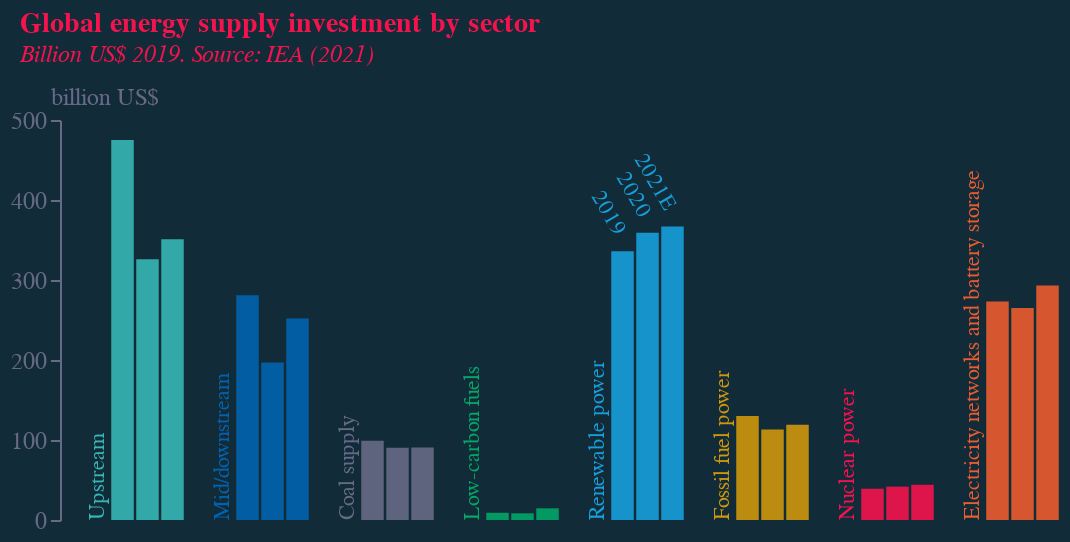

Notebook code cell kept with this figure:
### Code cell
base = alt.Chart(f2).encode(
    x=alt.X("index:N", sort=[], axis=None),
    y=alt.Y(
        "value:Q",
        sort=[],
        axis=alt.Axis(
            grid=False,
            title="billion US$",
            titleAnchor="start",
            labelColor=colors["eco-gray"],
            titleColor=colors["eco-gray"],
            tickColor=colors["eco-gray"],
            domainColor=colors["eco-gray"],
            titleFontSize=12,
            labelFontSize=12,
            titleFontWeight="normal",
            titleX=-5,
            titleY=-5,
            titleBaseline="bottom",
            titleAngle=0,
            titleAlign="left",
            tickCount=7,
            format=".0f",
        ),
    ),
    color=alt.Color(
        "industry:N",
        legend=None,
        scale=alt.Scale(
            range=[
                colors["eco-gray"],
                colors["eco-orange"],
                scale_lightness(colors["eco-yellow"], 0.7),
                colors["eco-green"],
                colors["eco-mid-blue"],
                colors["eco-dot"],
                colors["eco-light-blue"],
                colors["eco-turquiose"],
            ]
        ),
    ),
)
bars = base.mark_bar(opacity=0.9).encode(x=alt.X("index:N", sort=[], axis=None))
axes = (
    alt.Chart(
        pd.DataFrame(
            [
                {"t": "Upstream", "y": 0, "x": "Upstream_2018"},
                {
                    "t": "Mid/downstream",
                    "y": 0,
                    "x": "Mid/downstream_2018",
                },
                {
                    "t": "Coal supply",
                    "y": 0,
                    "x": "Coal supply_2018",
                },
                {
                    "t": "Low-carbon fuels",
                    "y": 0,
                    "x": "Low-carbon fuels_2018",
                },
                {
                    "t": "Renewable power",
                    "y": 0,
                    "x": "Renewable power_2018",
                },
                {
                    "t": "Fossil fuel power",
                    "y": 0,
                    "x": "Fossil fuel power_2018",
                },
                {
                    "t": "Nuclear power",
                    "y": 0,
                    "x": "Nuclear power_2018",
                },
                {
                    "t": "Electricity networks and battery storage",
                    "y": 0,
                    "x": "Electricity networks and battery storage_2018",
                },
            ]
        )
    )
    .mark_text(angle=270, align="left")
    .encode(
        x=alt.X("x:N", sort=None, axis=None),
        y="y:Q",
        text="t:N",
        color=alt.Color("t:N", legend=None),
    )
)
year = (
    bars.mark_text(align="right", angle=60, dx=-8, dy=-3)
    .encode(text="year:N")
    .transform_filter("datum.industry=='Renewable power'")
    .transform_filter(
        alt.FieldOneOfPredicate(field="year", oneOf=["2019", "2020", "2021E"])
    )
)

title = alt.TitleParams(
    "Global energy supply investment by sector",
    subtitle=["Billion US$ 2019. Source: IEA (2021)"],
    anchor="start",
    align="left",
    dx=5,
    dy=-5,
    fontSize=14,
    subtitleFontSize=12,
    color=colors["eco-dot"],
    subtitleColor=colors["eco-dot"],
    subtitleFontStyle="italic",
)
layer1 = (
    ((bars + axes + year).properties(height=200, width=500))
    .configure(font="Georgia", background=colors["eco-background"])
    .configure_view(stroke=None)
    .properties(title=title)
)
layer1.save("visualisation/" + f + "_dark.json")
layer1.save("visualisation/" + f + "_dark.png")
readme = re.sub(f, f + "_dark", readme)
open("README.md", "a").write(readme)
layer1

### Figure 1 — Vega-Lite specification as saved in the notebook (floating-point values rounded to 4 significant figures)
{"config": {"view": {"continuousWidth": 400, "continuousHeight": 300, "stroke": null}, "background": "#122B39", "font": "Georgia"}, "layer": [{"data": {"name": "data-8a573172ccb1f6513a73410c9da4facb"}, "mark": {"type": "bar", "opacity": 0.9}, "encoding": {"color": {"type": "nominal", "field": "industry", "legend": null, "scale": {"range": ["#676A86", "#EB5C2E", "#cf970c", "#00A767", "#0063AF", "#F4134D", "#179FDB", "#36B7B4"]}}, "x": {"type": "nominal", "axis": null, "field": "index", "sort": []}, "y": {"type": "quantitative", "axis": {"domainColor": "#676A86", "format": ".0f", "grid": false, "labelColor": "#676A86", "labelFontSize": 12, "tickColor": "#676A86", "tickCount": 7, "title": "billion US$", "titleAlign": "left", "titleAnchor": "start", "titleAngle": 0, "titleBaseline": "bottom", "titleColor": "#676A86", "titleFontSize": 12, "titleFontWeight": "normal", "titleX": -5, "titleY": -5}, "field": "value", "sort": []}}}, {"data": {"name": "data-a20f1176c7465a125ee0bed6fe7dee57"}, "mark": {"type": "text", "align": "left", "angle": 270}, "encoding": {"color": {"type": "nominal", "field": "t", "legend": null}, "text": {"type": "nominal", "field": "t"}, "x": {"type": "nominal", "axis": null, "field": "x", "sort": null}, "y": {"type": "quantitative", "field": "y"}}}, {"data": {"name": "data-8a573172ccb1f6513a73410c9da4facb"}, "mark": {"type": "text", "align": "right", "angle": 60, "dx": -8, "dy": -3}, "encoding": {"color": {"type": "nominal", "field": "industry", "legend": null, "scale": {"range": ["#676A86", "#EB5C2E", "#cf970c", "#00A767", "#0063AF", "#F4134D", "#179FDB", "#36B7B4"]}}, "text": {"type": "nominal", "field": "year"}, "x": {"type": "nominal", "axis": null, "field": "index", "sort": []}, "y": {"type": "quantitative", "axis": {"domainColor": "#676A86", "format": ".0f", "grid": false, "labelColor": "#676A86", "labelFontSize": 12, "tickColor": "#676A86", "tickCount": 7, "title": "billion US$", "titleAlign": "left", "titleAnchor": "start", "titleAngle": 0, "titleBaseline": "bottom", "titleColor": "#676A86", "titleFontSize": 12, "titleFontWeight": "normal", "titleX": -5, "titleY": -5}, "field": "value", "sort": []}}, "transform": [{"filter": "datum.industry=='Renewable power'"}, {"filter": {"field": "year", "oneOf": ["2019", "2020", "2021E"]}}]}], "height": 200, "title": {"text": "Global energy supply investment by sector", "align": "left", "anchor": "start", "color": "#F4134D", "dx": 5, "dy": -5, "fontSize": 14, "subtitle": ["Billion US$ 2019. Source: IEA (2021)"], "subtitleColor": "#F4134D", "subtitleFontSize": 12, "subtitleFontStyle": "italic"}, "width": 500, "$schema": "https://vega.github.io/schema/vega-lite/v4.8.1.json", "datasets": {"data-8a573172ccb1f6513a73410c9da4facb": [{"industry": "Upstream", "index": "Upstream_2017", "value": 0.0, "year": 2017}, {"industry": "Upstream", "index": "Upstream_2018", "value": 0.0, "year": 2018}, {"industry": "Upstream", "index": "Upstream_2019", "value": 475.0, "year": "2019"}, {"industry": "Upstream", "index": "Upstream_2020", "value": 326.0, "year": "2020"}, {"industry": "Upstream", "index": "Upstream_2021E", "value": 351.0, "year": "2021E"}, {"industry": "Mid/downstream", "index": "Mid/downstream_2017", "value": 0.0, "year": 2017}, {"industry": "Mid/downstream", "index": "Mid/downstream_2018", "value": 0.0, "year": 2018}, {"industry": "Mid/downstream", "index": "Mid/downstream_2019", "value": 281.0, "year": "2019"}, {"industry": "Mid/downstream", "index": "Mid/downstream_2020", "value": 197.0, "year": "2020"}, {"industry": "Mid/downstream", "index": "Mid/downstream_2021E", "value": 252.0, "year": "2021E"}, {"industry": "Coal supply", "index": "Coal supply_2017", "value": 0.0, "year": 2017}, {"industry": "Coal supply", "index": "Coal supply_2018", "value": 0.0, "year": 2018}, {"industry": "Coal supply", "index": "Coal supply_2019", "value": 99.1, "year": "2019"}, {"industry": "Coal supply", "index": "Coal supply_2020", "value": 90.2, "year": "2020"}, {"industry": "Coal supply", "index": "Coal supply_2021E", "value": 90.6, "year": "2021E"}, {"industry": "Low-carbon fuels", "index": "Low-carbon fuels_2017", "value": 0.0, "year": 2017}, {"industry": "Low-carbon fuels", "index": "Low-carbon fuels_2018", "value": 0.0, "year": 2018}, {"industry": "Low-carbon fuels", "index": "Low-carbon fuels_2019", "value": 8.99, "year": "2019"}, {"industry": "Low-carbon fuels", "index": "Low-carbon fuels_2020", "value": 8.35, "year": "2020"}, {"industry": "Low-carbon fuels", "index": "Low-carbon fuels_2021E", "value": 14.6, "year": "2021E"}, {"industry": "Renewable power", "index": "Renewable power_2017", "value": 0.0, "year": 2017}, {"industry": "Renewable power", "index": "Renewable power_2018", "value": 0.0, "year": 2018}, {"industry": "Renewable power", "index": "Renewable power_2019", "value": 336.0, "year": "2019"}, {"industry": "Renewable power", "index": "Renewable power_2020", "value": 359.0, "year": "2020"}, {"industry": "Renewable power", "index": "Renewable power_2021E", "value": 367.0, "year": "2021E"}, {"industry": "Fossil fuel power", "index": "Fossil fuel power_2017", "value": 0.0, "year": 2017}, {"industry": "Fossil fuel power", "index": "Fossil fuel power_2018", "value": 0.0, "year": 2018}, {"industry": "Fossil fuel power", "index": "Fossil fuel power_2019", "value": 130.0, "year": "2019"}, {"industry": "Fossil fuel power", "index": "Fossil fuel power_2020", "value": 113.0, "year": "2020"}, {"industry": "Fossil fuel power", "index": "Fossil fuel power_2021E", "value": 119.0, "year": "2021E"}, {"industry": "Nuclear power", "index": "Nuclear power_2017", "value": 0.0, "year": 2017}, {"industry": "Nuclear power", "index": "Nuclear power_2018", "value": 0.0, "year": 2018}, {"industry": "Nuclear power", "index": "Nuclear power_2019", "value": 39.1, "year": "2019"}, {"industry": "Nuclear power", "index": "Nuclear power_2020", "value": 41.7, "year": "2020"}, {"industry": "Nuclear power", "index": "Nuclear power_2021E", "value": 44.0, "year": "2021E"}, {"industry": "Electricity networks and battery storage", "index": "Electricity networks and battery storage_2017", "value": 0.0, "year": 2017}, {"industry": "Electricity networks and battery storage", "index": "Electricity networks and battery storage_2018", "value": 0.0, "year": 2018}, {"industry": "Electricity networks and battery storage", "index": "Electricity networks and battery storage_2019", "value": 273.0, "year": "2019"}, {"industry": "Electricity networks and battery storage", "index": "Electricity networks and battery storage_2020", "value": 265.0, "year": "2020"}, {"industry": "Electricity networks and battery storage", "index": "Electricity networks and battery storage_2021E", "value": 293.0, "year": "2021E"}], "data-a20f1176c7465a125ee0bed6fe7dee57": [{"t": "Upstream", "y": 0, "x": "Upstream_2018"}, {"t": "Mid/downstream", "y": 0, "x": "Mid/downstream_2018"}, {"t": "Coal supply", "y": 0, "x": "Coal supply_2018"}, {"t": "Low-carbon fuels", "y": 0, "x": "Low-carbon fuels_2018"}, {"t": "Renewable power", "y": 0, "x": "Renewable power_2018"}, {"t": "Fossil fuel power", "y": 0, "x": "Fossil fuel power_2018"}, {"t": "Nuclear power", "y": 0, "x": "Nuclear power_2018"}, {"t": "Electricity networks and battery storage", "y": 0, "x": "Electricity networks and battery storage_2018"}]}}
